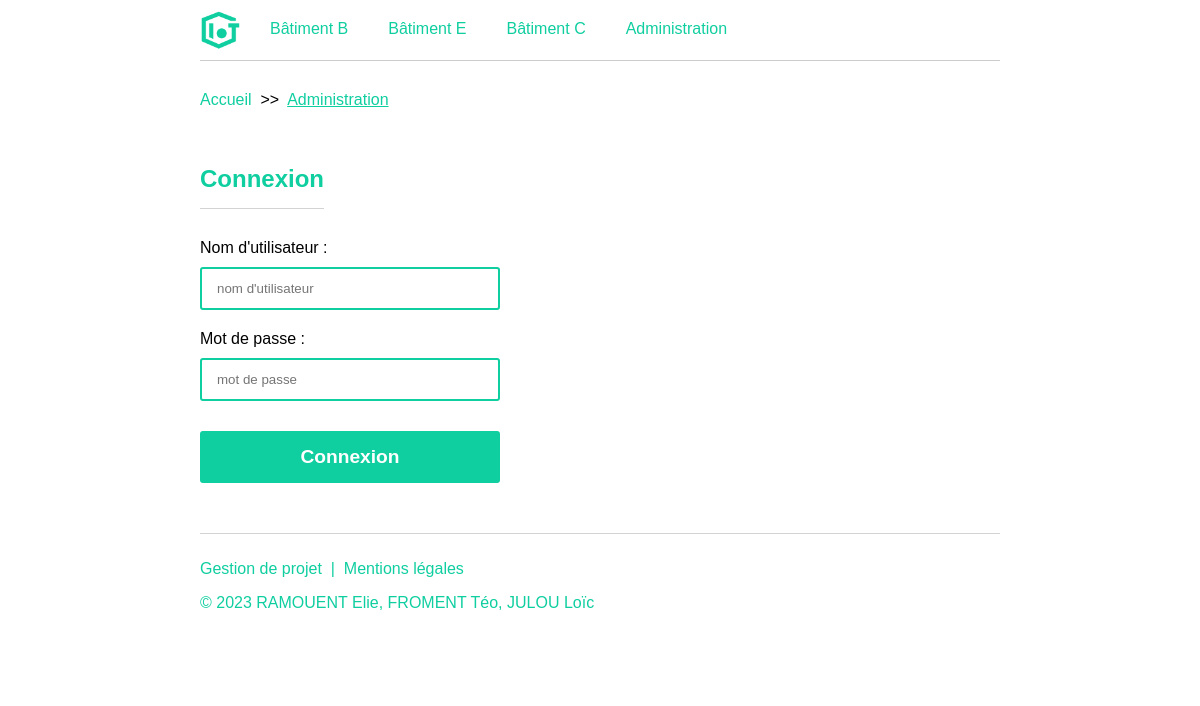
The app's page /admin.php with its own data.
### tables this page shows
CREATE TABLE `Batiment` (
  `id_bat` tinyint(4) NOT NULL,
  `nom_bat` varchar(1) NOT NULL,
  `login_gest` varchar(25) NOT NULL,
  `password_gest` varchar(64) NOT NULL
);

### inc/functions.php (the view, shortened to what this page needs)
<?php
	function html_header($title, $description) {
		echo "<!DOCTYPE html>
		<html>
		<head>
			<meta charset='utf-8'>
			<meta name='viewport' content='width=device-width, initial-scale=1'>
			<meta name='description' content=\"$description\">
			<meta name='author' content='RAMOUNET Elie, JULOU Loïc, FROMENT Téo'>
			<link type='text/css' rel='stylesheet' href='css/style.css'>
			<title>$title</title>
		</head>
		<body>";
	}
	function html_nav($buildings) {
		$nav = '<nav class="flex">
		<img alt="Logo d\'IoT" src="./img/logo.png" class="logo">';
		foreach($buildings as $building)
			$nav = $nav . '<a href="sensors.php?b=' . $building[0] . '">Bâtiment ' . $building[1] . '</a>';
		$nav = $nav . '<a href="admin.php">Administration</a>';
		echo $nav . '</nav>';
	}
	function html_footer() {
		echo "<footer>
		<p><a href='projet.php'>Gestion de projet</a>&nbsp; | &nbsp;<a href='legal.php'>Mentions légales</a>
			<p>&copy; 2023 RAMOUENT Elie, FROMENT Téo, JULOU Loïc</p>
			</footer>
		</body>
		</html>";
	}
?>

### css/style.css (style rules this page uses)
:root { --blue1: #00a6fb; --blue2: #0582CA; --blue3: #006494; --blue4: #003554; --black: #051923; --green: #0fcea0; }
* { font-family: sans-serif, arial; box-sizing: border-box; }
html { scroll-behavior: smooth; }
body { margin: 0 400px 0; }
.flex { display: flex; }
.logo { width: 40px; margin-right: 20px; }
a { color: var(--green); text-decoration: none; }
nav { padding: 10px 0; border-bottom: 1px solid #ccc; margin-bottom: 30px; position: sticky; top: 0; z-index: 9; background-color: white; }
nav a { display: inline-block; padding: 10px; border-radius: 3px; margin-right: 20px; }
footer { padding: 10px 0 50px; color: var(--green); border-top: 1px solid lightgray; margin-top: 50px; }
@media all and (max-width: 1466px) { body { margin: 0 200px 0; } }

### records on screen
batiment: nom_bat "B"
batiment: nom_bat "E"
batiment: nom_bat "C"
